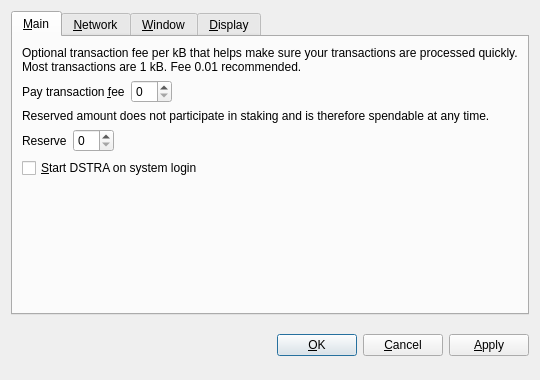
<?xml version="1.0" encoding="UTF-8"?>
<ui version="4.0">
 <class>OptionsDialog</class>
 <widget class="QDialog" name="OptionsDialog">
  <property name="geometry">
   <rect>
    <x>0</x>
    <y>0</y>
    <width>540</width>
    <height>380</height>
   </rect>
  </property>
  <property name="windowTitle">
   <string>Options</string>
  </property>
  <property name="modal">
   <bool>true</bool>
  </property>
  <layout class="QVBoxLayout" name="verticalLayout">
   <item>
    <widget class="QTabWidget" name="tabWidget">
     <property name="tabPosition">
      <enum>QTabWidget::North</enum>
     </property>
     <property name="currentIndex">
      <number>0</number>
     </property>
     <widget class="QWidget" name="tabMain">
      <attribute name="title">
       <string>&amp;Main</string>
      </attribute>
      <layout class="QVBoxLayout" name="verticalLayout_Main">
       <item>
        <widget class="QLabel" name="transactionFeeInfoLabel">
         <property name="text">
          <string>Optional transaction fee per kB that helps make sure your transactions are processed quickly. Most transactions are 1 kB. Fee 0.01 recommended.</string>
         </property>
         <property name="textFormat">
          <enum>Qt::PlainText</enum>
         </property>
         <property name="wordWrap">
          <bool>true</bool>
         </property>
        </widget>
       </item>
       <item>
        <layout class="QHBoxLayout" name="horizontalLayoutFee">
         <item>
          <widget class="QLabel" name="transactionFeeLabel">
           <property name="text">
            <string>Pay transaction &amp;fee</string>
           </property>
           <property name="textFormat">
            <enum>Qt::PlainText</enum>
           </property>
           <property name="buddy">
            <cstring>transactionFee</cstring>
           </property>
          </widget>
         </item>
         <item>
          <widget class="BitcoinAmountField" name="transactionFee"/>
         </item>
         <item>
          <spacer name="horizontalSpacerFee">
           <property name="orientation">
            <enum>Qt::Horizontal</enum>
           </property>
           <property name="sizeHint" stdset="0">
            <size>
             <width>40</width>
             <height>20</height>
            </size>
           </property>
          </spacer>
         </item>
        </layout>
       </item>
       <item>
        <widget class="QLabel" name="reserveBalanceInfoLabel">
         <property name="text">
          <string>Reserved amount does not participate in staking and is therefore spendable at any time.</string>
         </property>
         <property name="textFormat">
          <enum>Qt::PlainText</enum>
         </property>
         <property name="wordWrap">
          <bool>true</bool>
         </property>
        </widget>
       </item>
       <item>
        <layout class="QHBoxLayout" name="horizontalLayoutReserveBalance">
         <item>
          <widget class="QLabel" name="reserveBalanceLabel">
           <property name="text">
            <string>Reserve</string>
           </property>
           <property name="textFormat">
            <enum>Qt::PlainText</enum>
           </property>
           <property name="buddy">
            <cstring>reserveBalance</cstring>
           </property>
          </widget>
         </item>
         <item>
          <widget class="BitcoinAmountField" name="reserveBalance"/>
         </item>
         <item>
          <spacer name="horizontalSpacerReserveBalance">
           <property name="orientation">
            <enum>Qt::Horizontal</enum>
           </property>
           <property name="sizeHint" stdset="0">
            <size>
             <width>40</width>
             <height>20</height>
            </size>
           </property>
          </spacer>
         </item>
        </layout>
       </item>
       <item>
        <widget class="QCheckBox" name="bitcoinAtStartup">
         <property name="toolTip">
          <string>Automatically start DSTRA after logging in to the system.</string>
         </property>
         <property name="text">
          <string>&amp;Start DSTRA on system login</string>
         </property>
        </widget>
       </item>
       <item>
        <spacer name="verticalSpacer_Main">
         <property name="orientation">
          <enum>Qt::Vertical</enum>
         </property>
         <property name="sizeHint" stdset="0">
          <size>
           <width>20</width>
           <height>40</height>
          </size>
         </property>
        </spacer>
       </item>
      </layout>
     </widget>
     <widget class="QWidget" name="tabNetwork">
      <attribute name="title">
       <string>&amp;Network</string>
      </attribute>
      <layout class="QVBoxLayout" name="verticalLayout_Network">
       <item>
        <widget class="QCheckBox" name="mapPortUpnp">
         <property name="toolTip">
          <string>Automatically open the DSTRA client port on the router. This only works when your router supports UPnP and it is enabled.</string>
         </property>
         <property name="text">
          <string>Map port using &amp;UPnP</string>
         </property>
        </widget>
       </item>
       <item>
        <widget class="QCheckBox" name="connectSocks">
         <property name="toolTip">
          <string>Connect to the DSTRA network through a SOCKS5 proxy (e.g. when connecting through Tor).</string>
         </property>
         <property name="text">
          <string>&amp;Connect through SOCKS5 proxy:</string>
         </property>
        </widget>
       </item>
       <item>
        <layout class="QHBoxLayout" name="horizontalLayout_Network">
         <item>
          <widget class="QLabel" name="proxyIpLabel">
           <property name="text">
            <string>Proxy &amp;IP:</string>
           </property>
           <property name="textFormat">
            <enum>Qt::PlainText</enum>
           </property>
           <property name="buddy">
            <cstring>proxyIp</cstring>
           </property>
          </widget>
         </item>
         <item>
          <widget class="QValidatedLineEdit" name="proxyIp">
           <property name="maximumSize">
            <size>
             <width>140</width>
             <height>16777215</height>
            </size>
           </property>
           <property name="toolTip">
            <string>IP address of the proxy (e.g. 127.0.0.1)</string>
           </property>
          </widget>
         </item>
         <item>
          <widget class="QLabel" name="proxyPortLabel">
           <property name="text">
            <string>&amp;Port:</string>
           </property>
           <property name="textFormat">
            <enum>Qt::PlainText</enum>
           </property>
           <property name="buddy">
            <cstring>proxyPort</cstring>
           </property>
          </widget>
         </item>
         <item>
          <widget class="QLineEdit" name="proxyPort">
           <property name="maximumSize">
            <size>
             <width>55</width>
             <height>16777215</height>
            </size>
           </property>
           <property name="toolTip">
            <string>Port of the proxy (e.g. 9050)</string>
           </property>
          </widget>
         </item>
         <item>
          <spacer name="horizontalSpacer_Network">
           <property name="orientation">
            <enum>Qt::Horizontal</enum>
           </property>
           <property name="sizeHint" stdset="0">
            <size>
             <width>40</width>
             <height>20</height>
            </size>
           </property>
          </spacer>
         </item>
        </layout>
       </item>
       <item>
        <spacer name="verticalSpacer_Network">
         <property name="orientation">
          <enum>Qt::Vertical</enum>
         </property>
         <property name="sizeHint" stdset="0">
          <size>
           <width>20</width>
           <height>40</height>
          </size>
         </property>
        </spacer>
       </item>
      </layout>
     </widget>
     <widget class="QWidget" name="tabWindow">
      <attribute name="title">
       <string>&amp;Window</string>
      </attribute>
      <layout class="QVBoxLayout" name="verticalLayout_Window">
       <item>
        <widget class="QCheckBox" name="minimizeToTray">
         <property name="toolTip">
          <string>Show only a tray icon after minimizing the window.</string>
         </property>
         <property name="text">
          <string>&amp;Minimize to the tray instead of the taskbar</string>
         </property>
        </widget>
       </item>
       <item>
        <widget class="QCheckBox" name="minimizeOnClose">
         <property name="toolTip">
          <string>Minimize instead of exit the application when the window is closed. When this option is enabled, the application will be closed only after selecting Quit in the menu.</string>
         </property>
         <property name="text">
          <string>M&amp;inimize on close</string>
         </property>
        </widget>
       </item>
       <item>
        <spacer name="verticalSpacer_Window">
         <property name="orientation">
          <enum>Qt::Vertical</enum>
         </property>
         <property name="sizeHint" stdset="0">
          <size>
           <width>20</width>
           <height>40</height>
          </size>
         </property>
        </spacer>
       </item>
      </layout>
     </widget>
     <widget class="QWidget" name="tabDisplay">
      <attribute name="title">
       <string>&amp;Display</string>
      </attribute>
      <layout class="QVBoxLayout" name="verticalLayout_Display">
       <item>
        <layout class="QHBoxLayout" name="horizontalLayout_1_Display">
         <item>
          <widget class="QLabel" name="langLabel">
           <property name="text">
            <string>User Interface &amp;language:</string>
           </property>
           <property name="textFormat">
            <enum>Qt::PlainText</enum>
           </property>
           <property name="buddy">
            <cstring>lang</cstring>
           </property>
          </widget>
         </item>
         <item>
          <widget class="QValueComboBox" name="lang">
           <property name="toolTip">
            <string>The user interface language can be set here. This setting will take effect after restarting DSTRA.</string>
           </property>
          </widget>
         </item>
        </layout>
       </item>
       <item>
        <layout class="QHBoxLayout" name="horizontalLayout_2_Display">
         <item>
          <widget class="QLabel" name="unitLabel">
           <property name="text">
            <string>&amp;Unit to show amounts in:</string>
           </property>
           <property name="textFormat">
            <enum>Qt::PlainText</enum>
           </property>
           <property name="buddy">
            <cstring>unit</cstring>
           </property>
          </widget>
         </item>
         <item>
          <widget class="QValueComboBox" name="unit">
           <property name="toolTip">
            <string>Choose the default subdivision unit to show in the interface and when sending coins.</string>
           </property>
          </widget>
         </item>
        </layout>
       </item>
       <item>
        <widget class="QCheckBox" name="coinControlFeatures">
         <property name="toolTip">
          <string>Whether to show coin control features or not.</string>
         </property>
         <property name="text">
          <string>Display coin &amp;control features (experts only!)</string>
         </property>
        </widget>
       </item>
       <item>
        <widget class="QCheckBox" name="useBlackTheme">
         <property name="text">
          <string>Use black visual theme (requires restart)</string>
         </property>
        </widget>
       </item>
       <item>
        <spacer name="verticalSpacer_Display">
         <property name="orientation">
          <enum>Qt::Vertical</enum>
         </property>
         <property name="sizeHint" stdset="0">
          <size>
           <width>20</width>
           <height>40</height>
          </size>
         </property>
        </spacer>
       </item>
      </layout>
     </widget>
    </widget>
   </item>
   <item>
    <layout class="QHBoxLayout" name="horizontalLayout_Buttons">
     <item>
      <spacer name="horizontalSpacer_1">
       <property name="orientation">
        <enum>Qt::Horizontal</enum>
       </property>
       <property name="sizeHint" stdset="0">
        <size>
         <width>40</width>
         <height>48</height>
        </size>
       </property>
      </spacer>
     </item>
     <item>
      <widget class="QLabel" name="statusLabel">
       <property name="font">
        <font>
         <weight>75</weight>
         <bold>true</bold>
        </font>
       </property>
       <property name="text">
        <string/>
       </property>
       <property name="textFormat">
        <enum>Qt::PlainText</enum>
       </property>
       <property name="wordWrap">
        <bool>true</bool>
       </property>
      </widget>
     </item>
     <item>
      <spacer name="horizontalSpacer_2">
       <property name="orientation">
        <enum>Qt::Horizontal</enum>
       </property>
       <property name="sizeHint" stdset="0">
        <size>
         <width>40</width>
         <height>48</height>
        </size>
       </property>
      </spacer>
     </item>
     <item>
      <widget class="QPushButton" name="okButton">
       <property name="text">
        <string>&amp;OK</string>
       </property>
      </widget>
     </item>
     <item>
      <widget class="QPushButton" name="cancelButton">
       <property name="text">
        <string>&amp;Cancel</string>
       </property>
       <property name="autoDefault">
        <bool>false</bool>
       </property>
      </widget>
     </item>
     <item>
      <widget class="QPushButton" name="applyButton">
       <property name="text">
        <string>&amp;Apply</string>
       </property>
       <property name="autoDefault">
        <bool>false</bool>
       </property>
      </widget>
     </item>
    </layout>
   </item>
  </layout>
 </widget>
 <customwidgets>
  <customwidget>
   <class>BitcoinAmountField</class>
   <extends>QSpinBox</extends>
   <header>bitcoinamountfield.h</header>
  </customwidget>
  <customwidget>
   <class>QValueComboBox</class>
   <extends>QComboBox</extends>
   <header>qvaluecombobox.h</header>
  </customwidget>
  <customwidget>
   <class>QValidatedLineEdit</class>
   <extends>QLineEdit</extends>
   <header>qvalidatedlineedit.h</header>
  </customwidget>
 </customwidgets>
 <resources/>
 <connections/>
</ui>
